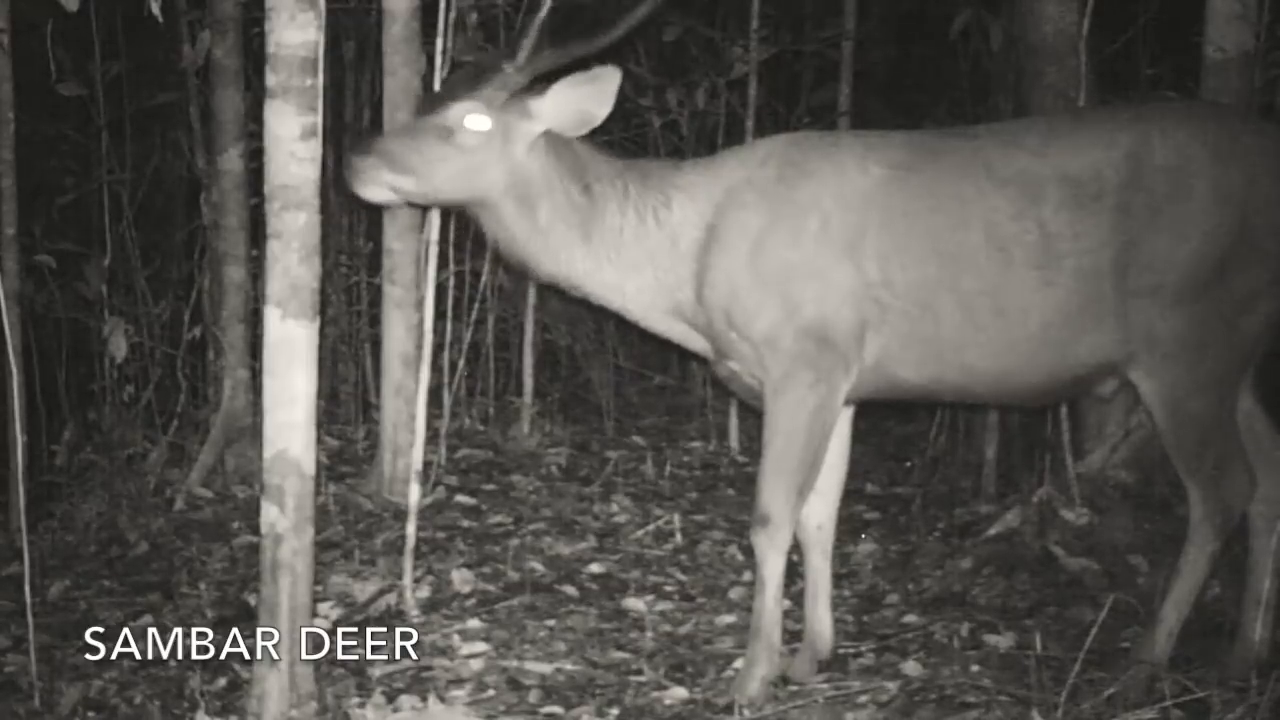
#> input picture frame 60 of dynamic_animal.mp4, 1280 x 720 px, given in place of video_static.mp4, which was not available
$ python video.py
#> lines starting #> are read from the running program, lines starting #| are printed output that depends on the picture; pictures that were not available may be replaced by others from this repository, and a replacement may not be noted
import numpy as np
import cv2
import argparse


def createParser():
    parser = argparse.ArgumentParser()
    parser.add_argument('-i', '--input', default='file')
    parser.add_argument('-t', '--type', default='static')
    parser.add_argument('-f', '--file', default='video_static.mp4')

    return parser


def renderAlarm(frame):
    s_img = cv2.imread("alarm.png", -1)

    x_offset = y_offset = 50

    y1, y2 = y_offset, y_offset + s_img.shape[0]
    x1, x2 = x_offset, x_offset + s_img.shape[1]

    alpha_s = s_img[:, :, 3] / 255.0
    alpha_l = 1.0 - alpha_s

    for c in range(0, 3):
        frame[y1:y2, x1:x2, c] = (alpha_s * s_img[:, :, c] + alpha_l * frame[y1:y2, x1:x2, c])

def renderRate(frame, rate):
    x, y, w, h = (50, 200, 120, 50)
    cv2.rectangle(frame, (x, y-30), (x + w, y - 30 + h), (255, 255, 255), cv2.FILLED)
    cv2.putText(img = frame, text = rate, org = (x, y), color = (0, 0, 255), fontFace = cv2.FONT_HERSHEY_SIMPLEX, fontScale = 1)


def analyzeVideo(type, i):
    # Создаю объект для вычитания смеси гауссиан
    # Со статичным фоном лучше работает MOG2, с динамичным — MOG
    #
    # MOG для моделирования каждого фонового пикселя смесью K гауссовых распределений (K = от 3 до 5).
    # Веса смеси представляют временные пропорции, в которых эти цвета остаются в сцене.
    # Возможные цвета фона - те, которые остаются дольше и более статичными.
    #
    # MOG2 берет соответствующее количество гауссовых распределений для каждого пикселя.
    # Это обеспечивает лучшую адаптацию к изменениям освещения и т.д.
#> called with type = 'static', i = 'file'
    if type == 'static':
        fgbg = cv2.createBackgroundSubtractorMOG2()
    else:
        fgbg = cv2.bgsegm.createBackgroundSubtractorMOG()

    # Считаю размер кадра
    width, height = cap.get(cv2.CAP_PROP_FRAME_WIDTH), cap.get(cv2.CAP_PROP_FRAME_HEIGHT)
    frame_area = int(width * height)

    while(cap.isOpened()):
        ret, input = cap.read()
#> input is the input picture: shape (720, 1280, 3); mean B, G, R 82.1, 86.3, 88.7

        mask = fgbg.apply(input, 0.05)
#> mask: shape (720, 1280); every value is 127
        # Число белых пикселей в маске
        mask_area = np.sum(mask == 255)
#> mask_area = 0

        rate = mask_area / frame_area * 100
#> rate = 0

        # Отображаю процент белых пикселей
        renderRate(input, '{0:.2f}%'.format(rate))
#> in renderRate, `cv2.putText(img = frame, text = rate, org = (x, y), color = (0, 0, 255..`:
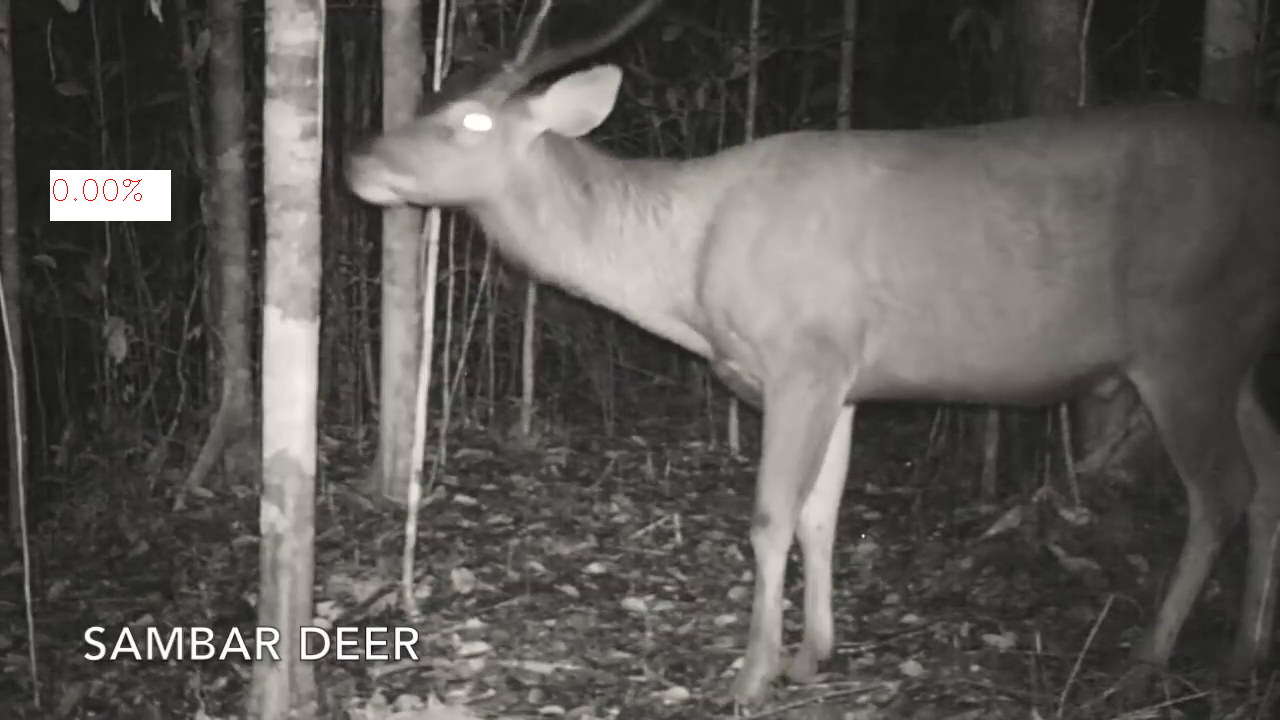
#> frame: shape (720, 1280, 3); mean B, G, R 83.5, 87.8, 90.2

        # Сравниваю площадь маски с общим числом пикселей. Если их отношение больше определенного значения, вывожу тревогу
        if type == 'static':
            rate = 0.005
        else:
            rate = 0.015

        if (i == 'webcam'):
            rate = 0.06

        if (mask_area / frame_area > rate):
          renderAlarm(input)

        # Ресайзю, двигаю и вывожу видео
        mask, input = cv2.resize(mask, (720, 414)), cv2.resize(input, (720, 414))
#> mask: shape (414, 720); every value is 127
#> input: shape (414, 720, 3)
        mask_name, input_name = "Mask", "Input"
        cv2.namedWindow(mask_name)
        cv2.moveWindow(mask_name, 680, 100)
        cv2.imshow(mask_name, mask)
        cv2.imshow(input_name, input)

        # Закрываю окна по нажатию на Escape
        k = cv2.waitKey(30) & 0xff
#> (key Esc is pressed here)
        if k == 13:
            break


if __name__ == '__main__':
    # Видеопоток из файла: python3 video.py -i file -t static -f [имя файла]
    # Видеопоток с вебкамеры: python3 video.py --input webcam --type static
    parser = createParser()
    namespace = parser.parse_args()

    if namespace.input == 'webcam':
        print("input: webcam")
        cap = cv2.VideoCapture(0)
    if namespace.input == 'file':
        print("input: file {}".format(namespace.file))
        cap = cv2.VideoCapture(namespace.file)

    analyzeVideo(namespace.type, namespace.input)

    # Освобождаю программные и аппаратные ресурсы
    cap.release()
    # Закрываю окна
    cv2.destroyAllWindows()

$ run again, starting later in the video
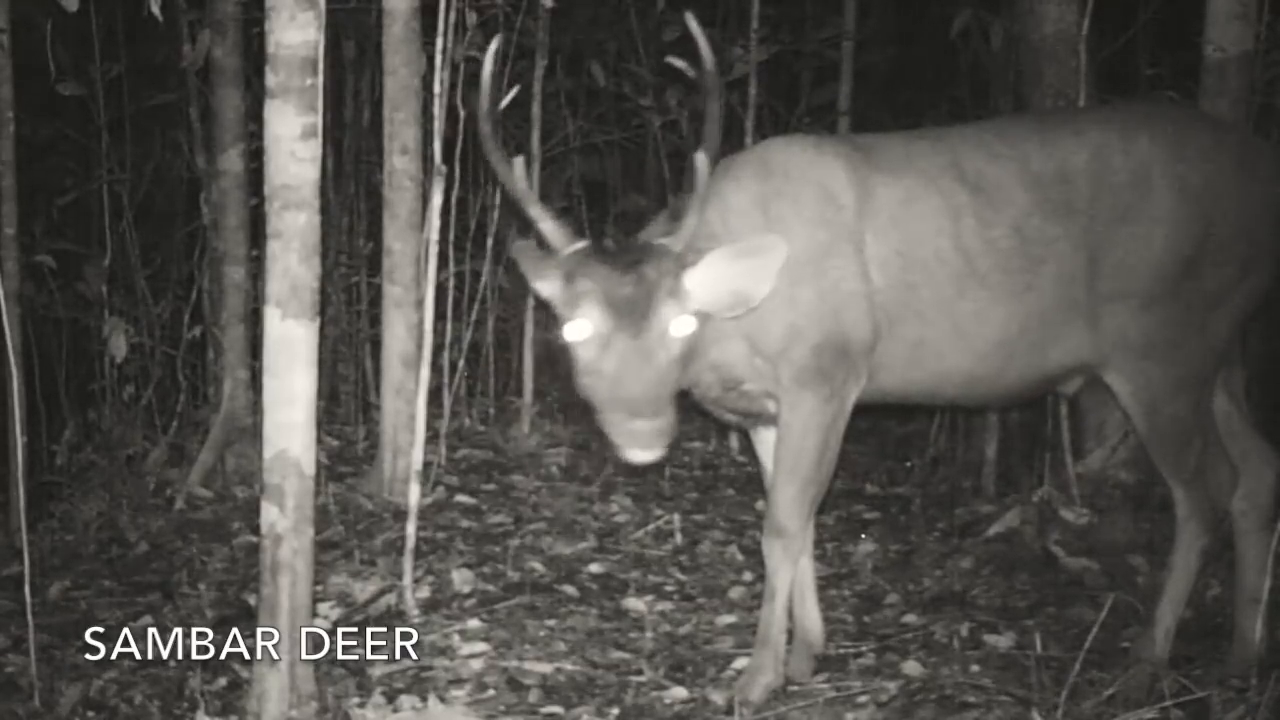
#> input picture frame 270 of dynamic_animal.mp4, 1280 x 720 px, given in place of video_static.mp4, which was not available
#> in analyzeVideo, input is the input picture: shape (720, 1280, 3); mean B, G, R 79.2, 83.4, 85.6
#> mask_area = 0
#> in renderRate, `cv2.putText(img = frame, text = rate, org = (x, y), color = (0, 0, 255..`:
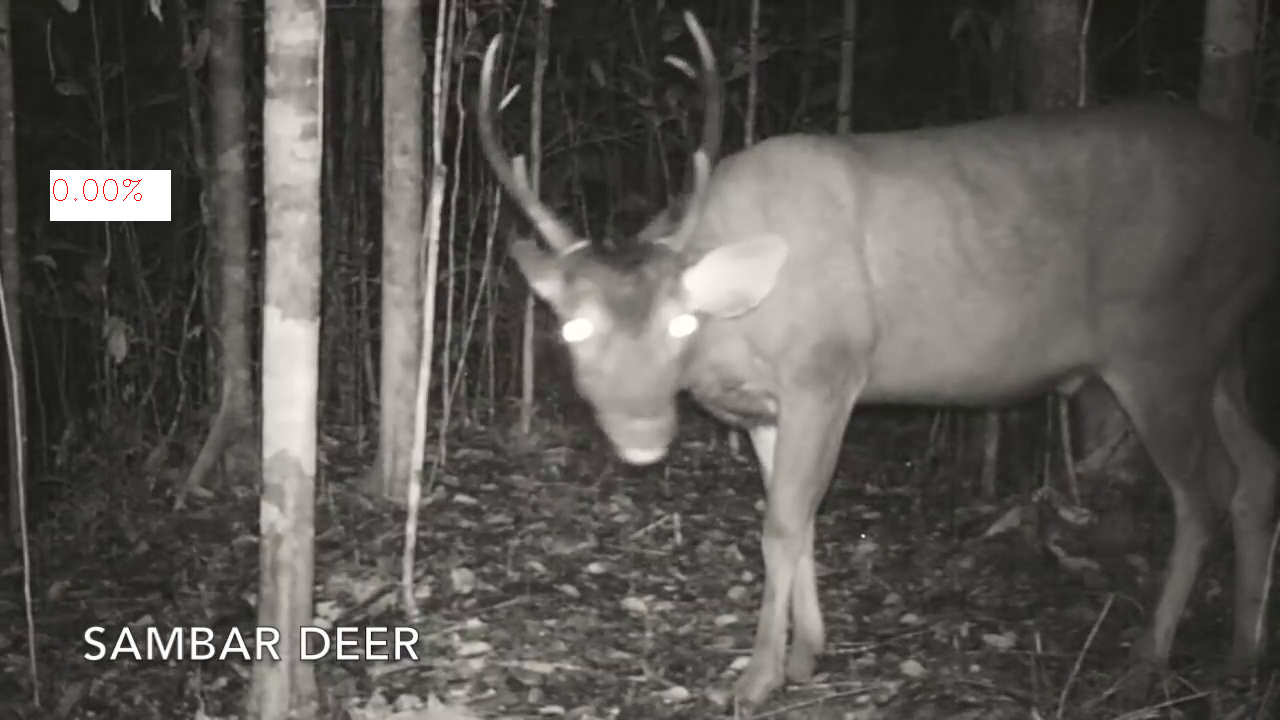
#> frame: shape (720, 1280, 3); mean B, G, R 80.6, 84.8, 87.1
#> input: shape (414, 720, 3)

$ run again, starting later in the video
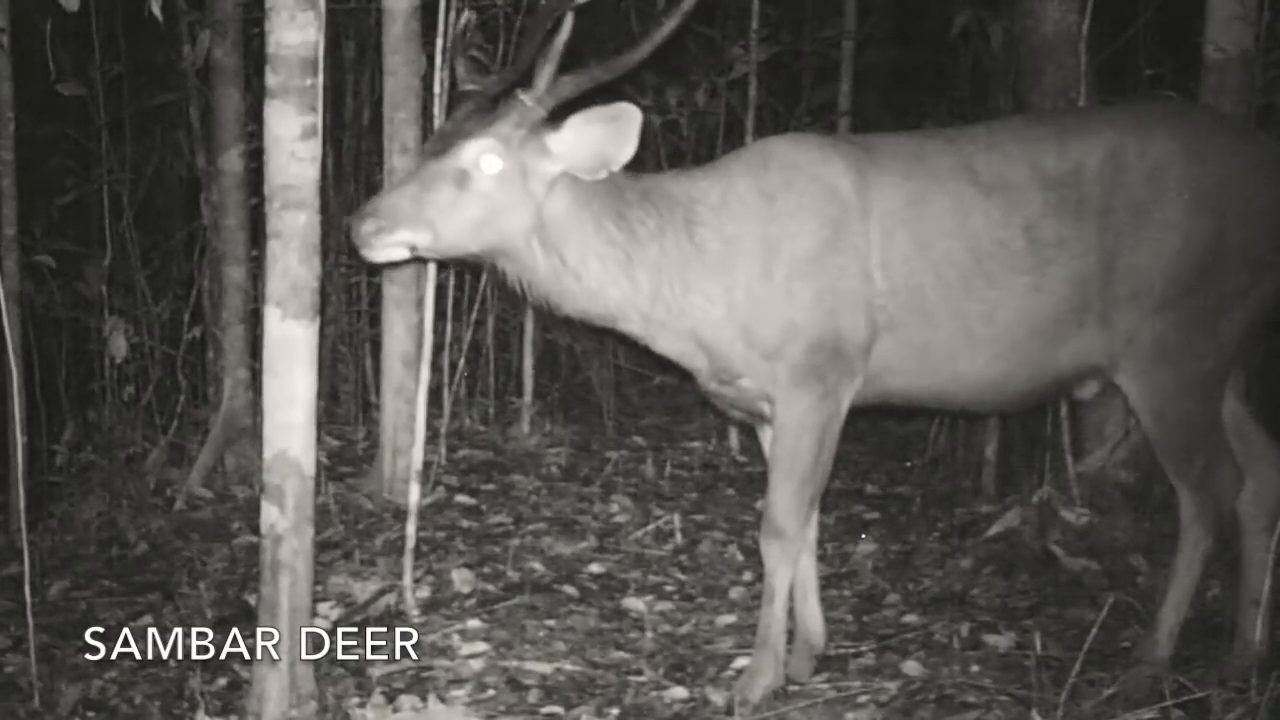
#> input picture frame 481 of dynamic_animal.mp4, 1280 x 720 px, given in place of video_static.mp4, which was not available
#> in analyzeVideo, input is the input picture: shape (720, 1280, 3); mean B, G, R 83.1, 87.4, 89.8
#> mask_area = 0
#> in renderRate, `cv2.putText(img = frame, text = rate, org = (x, y), color = (0, 0, 255..`:
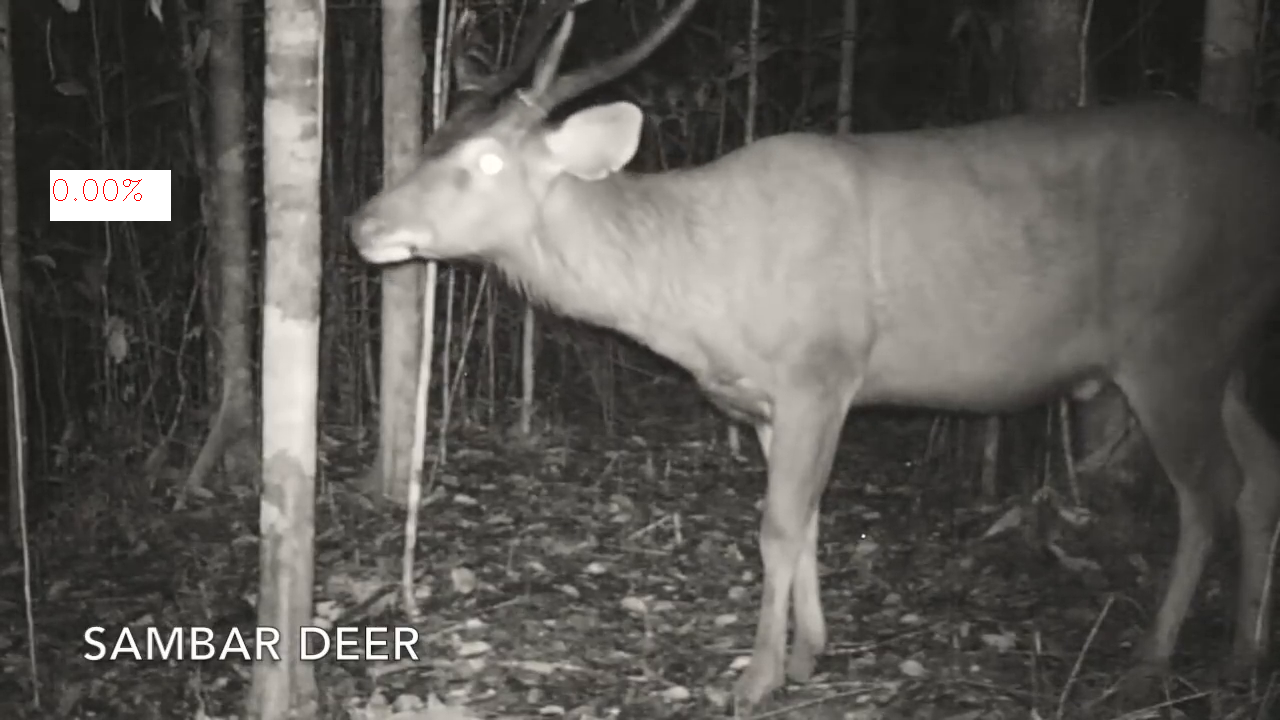
#> frame: shape (720, 1280, 3); mean B, G, R 84.5, 88.8, 91.2
#> input: shape (414, 720, 3)
